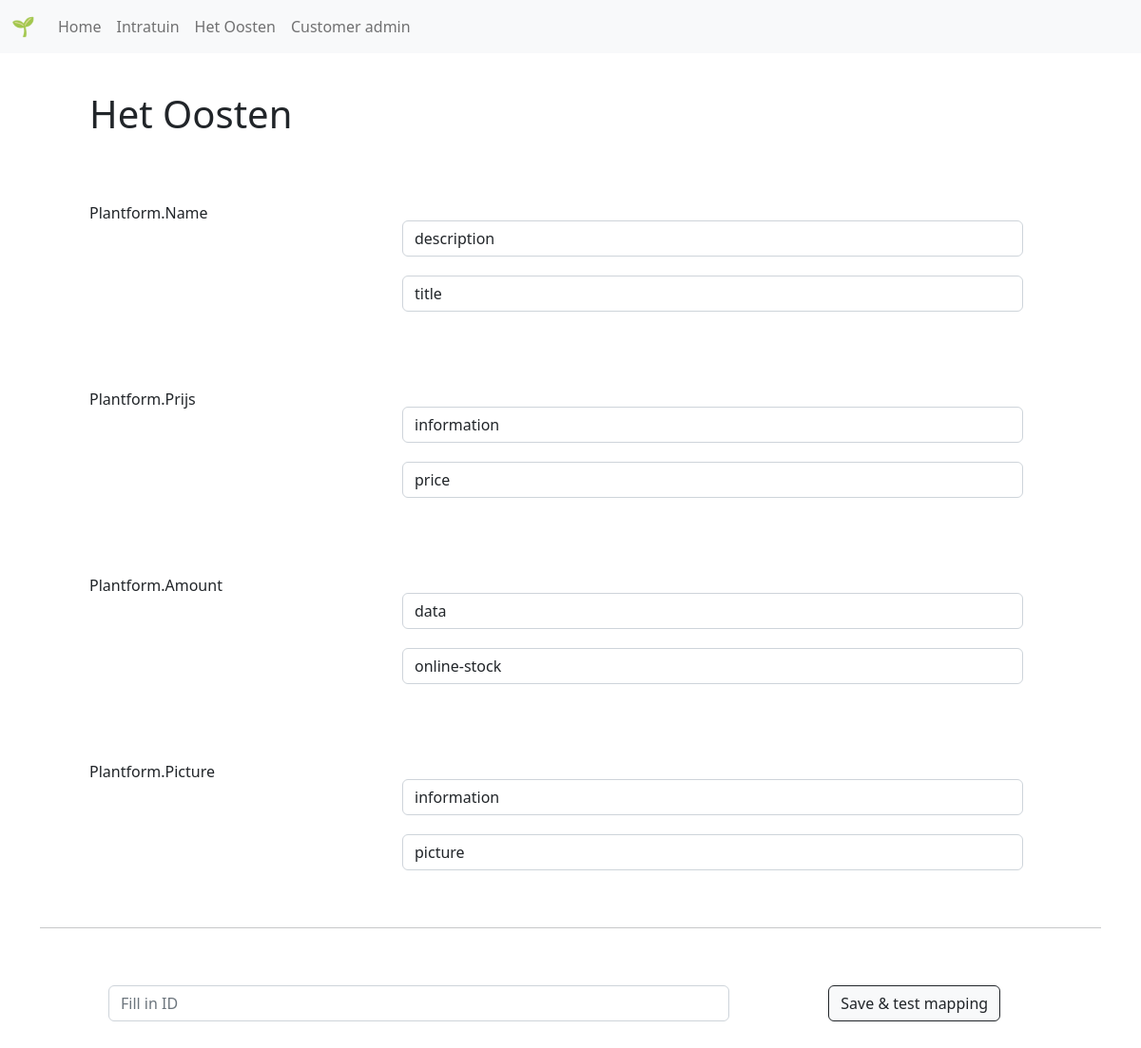
Screenshot of /het_oosten with the database file from the repository.
### tables this page shows
CREATE TABLE customers (id INTEGER PRIMARY KEY AUTOINCREMENT, name TEXT NOT NULL, suffix TEXT NOT NULL, apiurl TEXT NOT NULL, urlconfig TEXT NOT NULL, source TEXT NOT NULL, pricetable TEXT NOT NULL, pricefield TEXT NOT NULL, nametable TEXT NOT NULL, namefield TEXT NOT NULL, amounttable TEXT NOT NULL, amountfield TEXT NOT NULL, picturetable TEXT NOT NULL, picturefield TEXT NOT NULL);

### app.py (the view, shortened to what this page needs)
@app.route("/<customer>", methods=['GET', 'POST'])
def checkcustomer(customer):
    if request.method == 'GET':
        customers = query_db('select * from customers')
        print("get-request")
        for row in customers:
            if customer == row["suffix"]:
                print (customer)
                return render_template("customer.html", customerFriendly=row["name"], customer=customer, customerApi=row["apiurl"], urlConfig=row["urlconfig"], pricetable=row["pricetable"], pricefield=row["pricefield"], nametable=row["nametable"], namefield=row["namefield"], amounttable=row["amounttable"], amountfield=row["amountfield"], picturetable=row["picturetable"], picturefield=row["picturefield"])
        return apology("Customer not available")

### app.py (called while the page is built)
@app.teardown_appcontext
def close_connection(exception):
    db = getattr(g, '_database', None)
    if db is not None:
        db.close()

### helper.py (called while the page is built)
def get_db():
    db = getattr(g, '_database', None)
    if db is None:
        db = g._database = sqlite3.connect(DATABASE)
        db.row_factory = sqlite3.Row
    return db

def query_db(query, args=(), one=False):
    cur = get_db().execute(query, args)
    rv = cur.fetchall()
    cur.close()
    return (rv[0] if rv else None) if one else rv

### templates/customer.html
{% extends "layout.html" %}
  {% block body %}
<div class="container customer-page">
  <div class="row">
    <div class="col-sm">
      <h1>{{customerFriendly}}</h1>
    </div>
  </div>
  <form action="api/{{customerApi}}" method="post">
      <div class="row" class="field name">
        <div class="col-3 field-name">
          Plantform.Name
        </div>
      <div class="col-8 field-form">
        <div class="col-sm form-group">
          <input name="name-table" type="text" class="form-control" id="name-table" placeholder="{{nametable}}" value="{{nametable}}">
        </div>
        <div class="col-sm form-group">
          <input name="name-field" type="text" class="form-control" id="name-field" placeholder="{{namefield}}" value="{{namefield}}">
        </div>
      </div>
    </div>
    <div class="row" class="field price">
      <div class="col-3 field-name">
        Plantform.Prijs
      </div>
      <div class="col-8 field-form">
        <div class="col-sm form-group">
          <input name="price-table" type="text" class="form-control" id="price-table" placeholder="{{pricetable}}" value="{{pricetable}}">
        </div>
        <div class="col-sm form-group">
          <input name="price-field" type="text" class="form-control" id="price-field" placeholder="{{pricefield}}" value="{{pricefield}}">
          </div>
        </div>
      </div>
    <div class="row" class="field amount">
      <div class="col-3 field-name">
        Plantform.Amount
      </div>
      <div class="col-8 field-form">
        <div class="col-sm form-group">
          <input name="amount-table" type="text" class="form-control" id="amount-table" placeholder="{{amounttable}}" value="{{amounttable}}">
        </div>
        <div class="col-sm form-group">
          <input name="amount-field" type="text" class="form-control" id="amount-field" placeholder="{{amountfield}}" value="{{amountfield}}">
        </div>
      </div>
    </div>
    <div class="row" class="field picture">
      <div class="col-3 field-name">
        Plantform.Picture
      </div>
      <div class="col-8 field-form">
        <div class="col-sm form-group">
          <input name="picture-table" type="text" class="form-control" id="picture-table" placeholder="{{picturetable}}" value="{{picturetable}}">
        </div>
        <div class="col-sm form-group">
          <input name="picture-field" type="text" class="form-control" id="picture-field" placeholder="{{picturefield}}" value="{{picturefield}}">
        </div>
      </div>
    </div>
  <hr>
    <div class="row" class="execute-section">
      <div class="col-8">
        <div class="form-group plant-ID-input">
          <input name="plant-id" type="text" class="form-control" id="plantid-input" placeholder="Fill in ID">
        </div>
      </div>
      <div class="col-3">
        <div class="mapper-button">
          <button class="btn btn-light btn-outline-dark" type="submit">Save & test mapping</button>
        </div>
      </div>
    </div>
  </form>
</div>
  {% endblock %}

### static/style.css (style rules this page uses)
.customer-page div { margin: 20px; }
.plant-ID-input { margin: 0px; padding: 0px; }

### rows the page displays
customers: name "Het Oosten", name-table "description", name-field "title", price-table "information", price-field "price", amount-table "data", amount-field "online-stock", picture-table "information", picture-field "picture"
